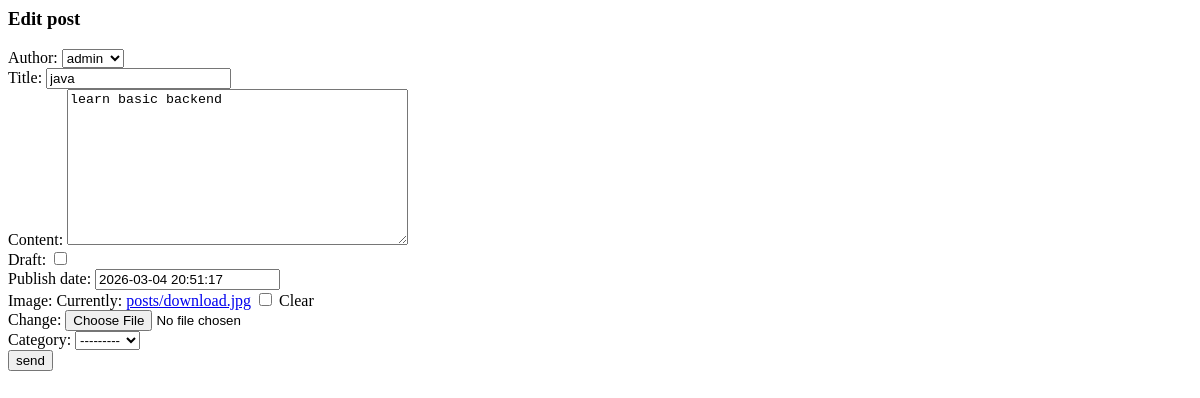
Page /posts/3/edit on the earlier database version.
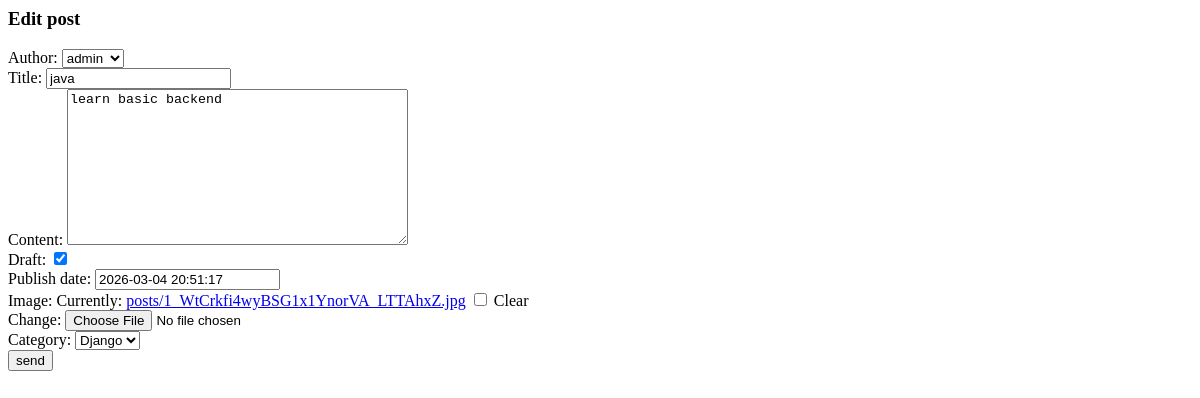
Same page on the later database version.
### postapp/models.py (models this page shows, shortened)
class Post(models.Model):
    author=models.ForeignKey(User,related_name='post_authoe',on_delete=models.CASCADE)
    title=models.CharField(max_length=100)
    content=models.TextField(max_length=1000)
    draft=models.BooleanField(default=True)
    publish_date=models.DateTimeField(default=timezone.now)
    tags = TaggableManager()
    image = models.ImageField(upload_to='posts/', null=True, blank=True)
    category=models.ForeignKey('Category',related_name="post_category",on_delete=models.SET_NULL,null=True)

### postapp/views.py (the view)
# urls.py: path('posts/<int:pk>/edit', Editview.as_view()),
class Editview(UpdateView ):
    model=Post
    fields='__all__'
    template_name = "posts/edit.html"
    success_url='/posts/'

### postapp/models.py (called while the page is built)
    def __str__(self):
        return self.name

### postapp/templates/posts/edit.html (shortened to what this page needs)
<h3>Edit post </h3>
<form method='post' enctype="multipart/form-data">
{{form}}
<input type='submit' value ='send'>
</form>

Differences in the rows shown:
changed Post "admin": draft "☐" → "☑"; category "---------" → "Django"
Other differences:
text no longer shown: "Author: Title: Content: Draft: Publish date: Image: Currently: posts/download.jpg Clear Change: Category:"
text now shown: "Author: Title: Content: Draft: Publish date: Image: Currently: posts/1_WtCrkfi4wyBSG1x1YnorVA_LTTAhxZ.jpg Clear Change: Category:"
